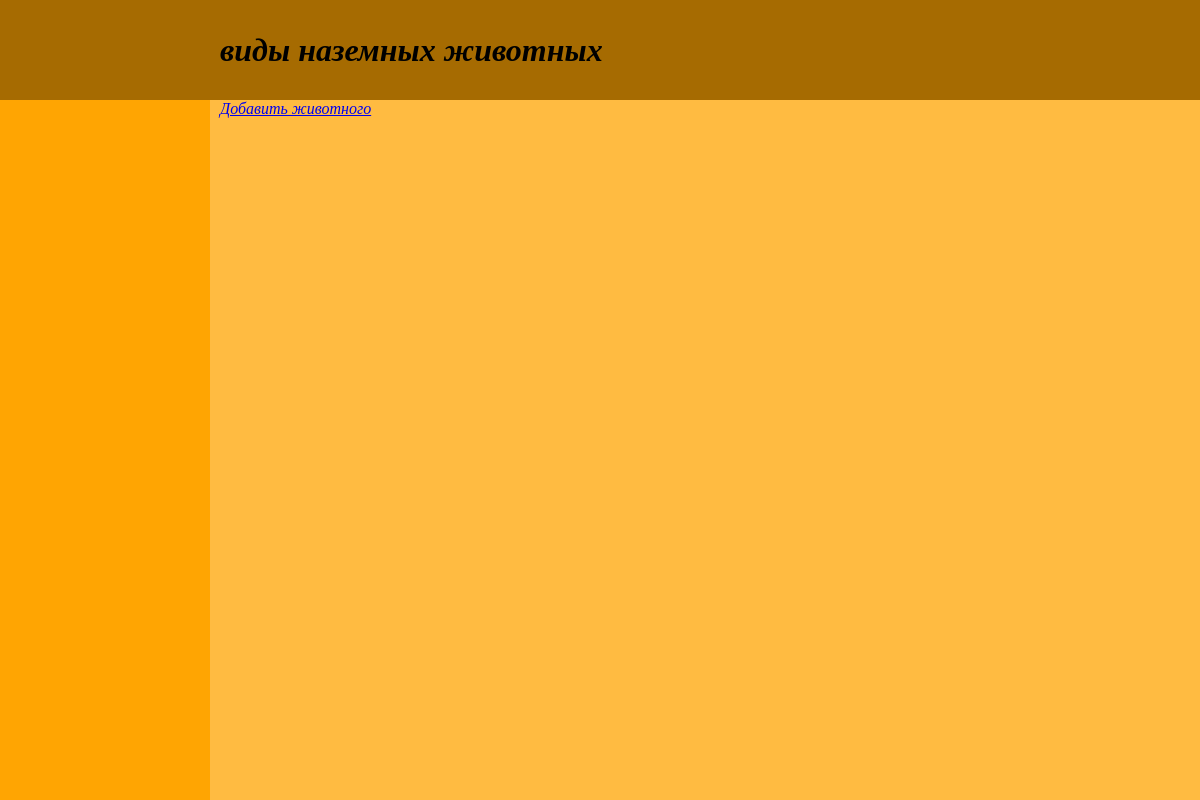
/earth/, run on an earlier commit of the app's database.
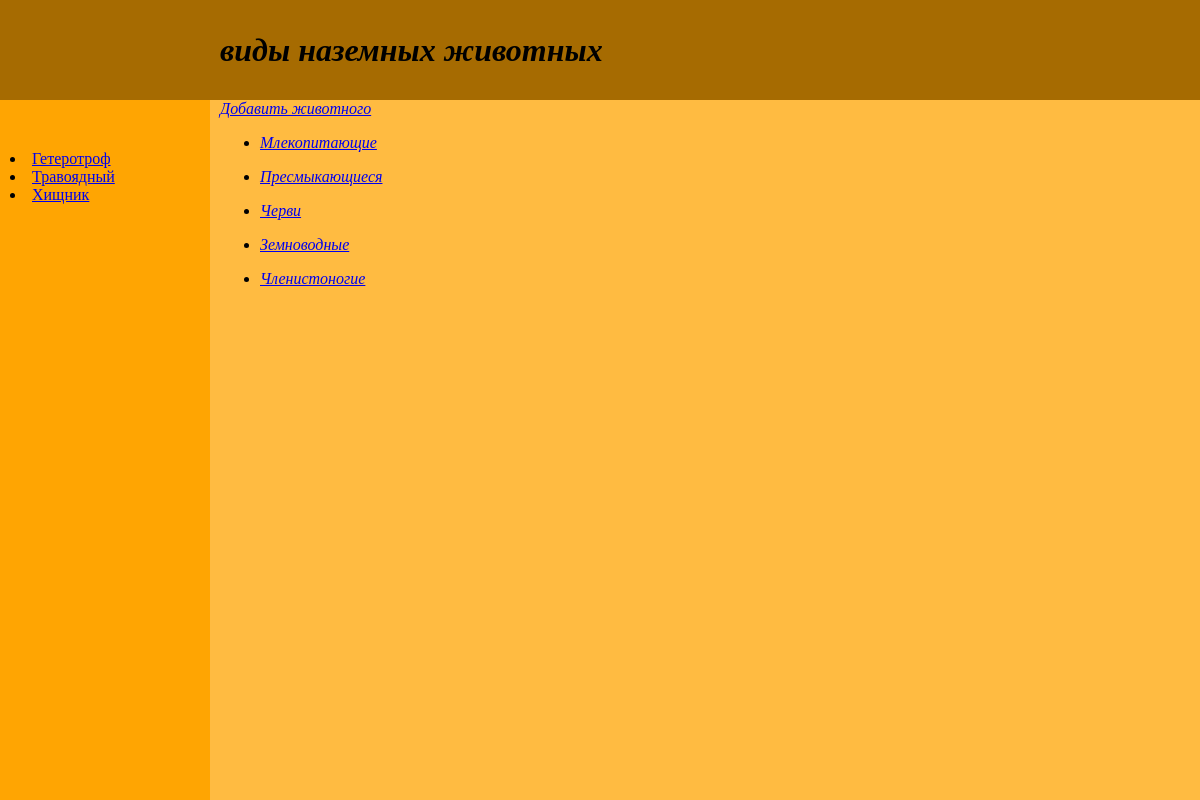
And on a later commit of the database.
### earth/models.py (models this page shows, shortened)
class Earth_Kinds(models.Model):
    name = models.CharField(max_length=50, db_index=True, verbose_name="Класс")
    slug = models.SlugField(max_length=100, unique=True, db_index=True)

class EarthTags(models.Model):
    tag = models.CharField(max_length=100, db_index=True, verbose_name="Теги")
    slug = models.SlugField(max_length=255, unique=True, db_index=True)
    def get_absolute_url(self):
        return reverse('tag', kwargs={'earth_tag_slug': self.slug})

### earth/views.py (the view)
# urls.py: path('', views.index),
def index(request):
        data = {'title': 'Наземные обитатели',
                'header': 'Виды наземных животных',
                'data_inf': Earth_Kinds.objects.all()}
        return render(request, 'earth/earth.html', data)

### earth/templatetags/earth_tags.py (called while the page is built)
@register.inclusion_tag('earth/earth_list_tags.html')
def show_earth_tags():
    return {"earth_tags" : EarthTags.objects.annotate(total=Count("tags")).filter(total__gt=0)}

### earth/templates/earth/earth.html
{% extends 'base.html' %}
{% block load_tags %}
{% load earth_tags %}
{% show_earth_tags %}
{% endblock %}

### templates/base.html (shortened to what this page needs)
<!DOCTYPE html>
<html lang="en">
{% load static %}
<head>
    <link type="text/css" href="{% static 'css/all_pages/styles.css' %}" rel="stylesheet"/>
</head>
<body>
<div class ="header">
    <h1>{{header|lower}}</h1>
</div>
<div class = "content">
<a href="addpage/" class="button">Добавить животного</a>
<ul>
        {% for items in data_inf %}
        <li>
               <p><a href="{{items.slug}}/">{{items.name}}</a></p>
        </li>
        {% endfor %}
</ul>
</div>
<div class="sidebar">
{% block load_tags %} {% endblock %}
</div>
</body>
</html>

### earth/templates/earth/earth_list_tags.html
{% for t in earth_tags %}
        <li><a href="{{t.get_absolute_url}}">{{t.tag}}</a></li>
{% endfor %}

### static/css/all_pages/styles.css (style rules this page uses)
.header { display: flex; padding-left: 220px; align-items: center; font-style:italic; background: #A66B01; position:absolute; left:0px; top:0px; bottom:0; right:0; height: 100px; }
.content { font-style:oblique; padding-left: 20px; background: #FFBB41; position:absolute; left:200px; top:100px; bottom:0; right:0; }
.sidebar { position:absolute; padding-top: 50px; padding-left: 10px; background: #FFA502; left:0px; top:100px; bottom:0; width: 200px; }

What changed in the data, as far as the page shows it:
added Earth_Kinds: name "Млекопитающие"
added Earth_Kinds: name "Пресмыкающиеся"
added Earth_Kinds: name "Черви"
added Earth_Kinds: name "Земноводные"
added Earth_Kinds: name "Членистоногие"
added EarthTags: tag "Гетеротроф"
added EarthTags: tag "Травоядный"
added EarthTags: tag "Хищник"
